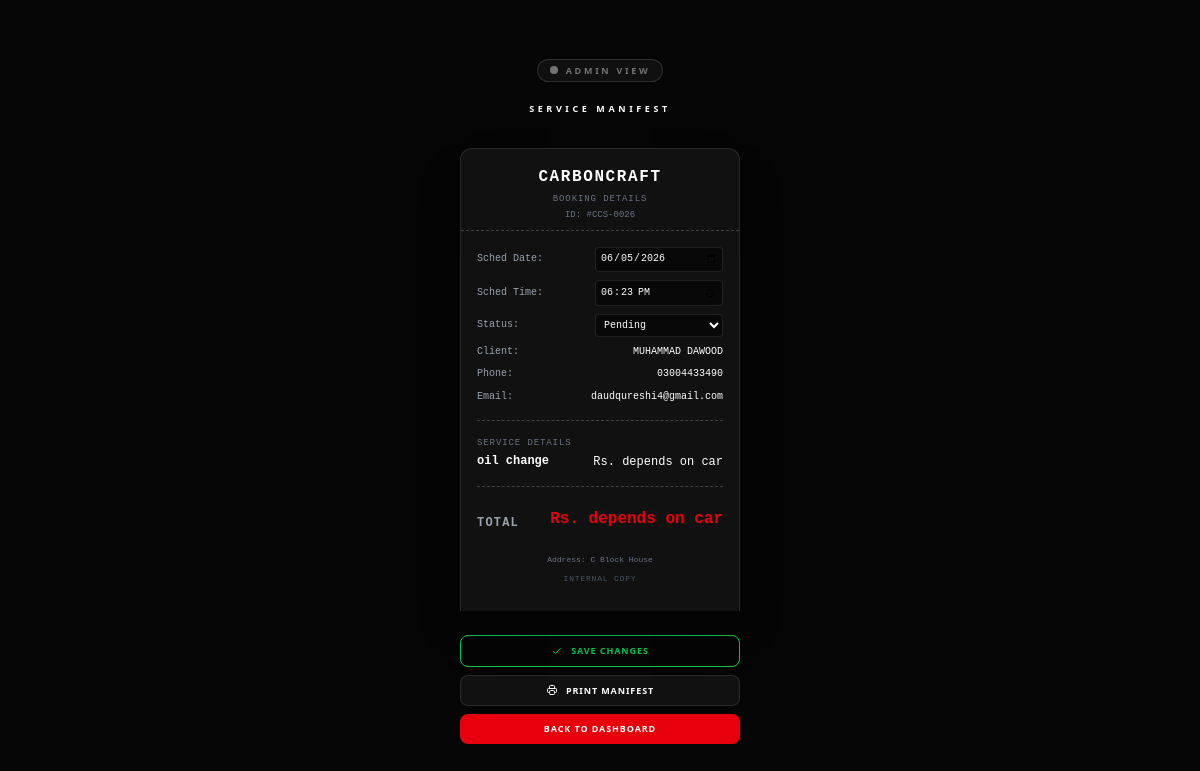
The page /adminstudio/booking/26/ (signed in) on the database its author committed.
### django_apps/services/models.py (models this page shows, shortened)
class ServiceBooking(models.Model):
    service = models.ForeignKey(Service, on_delete=models.CASCADE, related_name='bookings')
    first_name = models.CharField(max_length=100)
    last_name = models.CharField(max_length=100)
    email = models.EmailField()
    phone = models.CharField(max_length=20)
    booking_date = models.DateField()
    booking_time = models.TimeField()
    address = models.TextField()
    notes = models.TextField(blank=True, null=True)
    STATUS_CHOICES = [
        ('pending', 'Pending'),
        ('confirmed', 'Confirmed'),
        ('completed', 'Completed'),
        ('cancelled', 'Cancelled'),
    ]
    status = models.CharField(max_length=20, choices=STATUS_CHOICES, default='pending')
    created_at = models.DateTimeField(default=timezone.now)

class Service(models.Model):
    service_name = models.CharField(max_length=200)
    description = models.TextField()
    price = models.TextField(max_length = 250)
    is_available = models.BooleanField(default=True)

### django_apps/dashboard/views.py (the view, shortened to what this page needs)
# urls.py: path('booking/<int:pk>/', views.booking_detail_view, name='booking_detail'),
@user_passes_test(lambda u: u.is_staff, login_url='home')
def booking_detail_view(request, pk):
    booking = get_object_or_404(ServiceBooking, pk=pk)
    return render(request, 'booking_det.html', {'booking': booking})

### django_apps/dashboard/templates/booking_det.html (shortened to what this page needs)
{% extends "base1.html" %}
{% block content %}
{% load static tailwind_tags %}
{% load static %}
<section class="min-h-screen bg-[#050505] py-8 px-4 flex flex-col items-center justify-center font-sans">
    <div class="max-w-[280px] w-full">
        <div class="text-center mb-8 space-y-3">
            <div class="inline-flex items-center gap-2 px-3 py-1 rounded-full border border-neutral-500/30 bg-neutral-500/10 text-[9px] font-black text-neutral-500 uppercase tracking-[0.3em]">
                <span class="relative flex h-2 w-2">
                    <span class="relative inline-flex rounded-full h-2 w-2 bg-neutral-500"></span>
                </span>
                Admin View
            </div>
            <h2 class="text-[9px] uppercase tracking-[0.4em] font-black text-white mt-2">Service Manifest</h2>
        </div>
        <form method="POST" class="relative bg-[#111] border-x border-t border-white/10 shadow-2xl font-mono text-sm mx-auto" style="border-radius: 12px 12px 0 0;">
            <div class="p-4 pb-2 text-center border-b border-dashed border-white/20">
                <h3 class="text-base font-black text-white uppercase tracking-widest">CarbonCraft</h3>
                <p class="text-[9px] text-gray-500 uppercase tracking-widest mt-1">Booking Details</p>
                <p class="text-[9px] text-gray-500 mt-1">ID: #CCS-{{ booking.id|stringformat:"04d" }}</p>
            </div>
            <div class="p-4 space-y-4">
                <div class="space-y-2 border-b border-dashed border-white/20 pb-4">
                    <div class="flex justify-between items-center text-[10px] text-gray-400 mb-2">
                        <span>Sched Date:</span>
                        <input type="date" name="booking_date" value="{{ booking.booking_date|date:'Y-m-d' }}" class="bg-black/50 border border-white/10 text-white text-[10px] p-1 rounded w-32 text-right">
                    </div>
                    <div class="flex justify-between items-center text-[10px] text-gray-400 mb-2">
                        <span>Sched Time:</span>
                        <input type="time" name="booking_time" value="{{ booking.booking_time|time:'H:i' }}" class="bg-black/50 border border-white/10 text-white text-[10px] p-1 rounded w-32 text-right">
                    </div>
                    <div class="flex justify-between items-center text-[10px] text-gray-400 mb-2">
                        <span>Status:</span>
                        <select name="status" class="bg-black/50 border border-white/10 text-white text-[10px] p-1 rounded w-32 outline-none focus:border-red-600/50">
                            <option value="pending" {% if booking.status == 'pending' %}selected{% endif %}>Pending</option>
                        </select>
                    </div>
                    <div class="flex justify-between items-start text-[10px] text-gray-400">
                        <span>Client:</span>
                        <span class="text-white text-right truncate max-w-[60%]">{{ booking.first_name }} {{ booking.last_name }}</span>
                    </div>
                    <div class="flex justify-between items-start text-[10px] text-gray-400">
                        <span>Phone:</span>
                        <span class="text-white text-right">{{ booking.phone }}</span>
                    </div>
                    <div class="flex justify-between items-start text-[10px] text-gray-400">
                        <span>Email:</span>
                        <span class="text-white text-right">{{ booking.email }}</span>
                    </div>
                </div>
                <div class="space-y-2 border-b border-dashed border-white/20 pb-4">
                    <p class="text-[9px] text-gray-500 uppercase tracking-widest mb-1">Service Details</p>
                    <div class="flex justify-between items-start">
                        <span class="text-xs font-bold text-white max-w-[60%] leading-tight">{{ booking.service.title|default:booking.service.service_name }}</span>
                        <span class="text-xs text-white whitespace-nowrap">Rs. {{ booking.service.price }}</span>
                    </div>
                </div>
                <div class="flex justify-between items-end pt-1 mt-1">
                    <span class="text-xs font-bold text-gray-400 uppercase tracking-widest">Total</span>
                    <span class="text-base font-black text-red-600">Rs. {{ booking.service.price }}</span>
                </div>
                <div class="pt-2 text-center space-y-1">
                    <p class="text-[8px] text-gray-500 leading-tight">Address: {{ booking.address }}</p>
                    <p class="text-[8px] text-gray-600 uppercase tracking-widest mt-2">Internal Copy</p>
                </div>
            </div>
            <div class="h-3 w-full" style="background-image: radial-gradient(circle at 6px 0, transparent 6px, #111 7px); background-size: 12px 12px; background-repeat: repeat-x; transform: rotate(180deg); margin-top: -1px;"></div>
        </form>
        <div class="mt-6 flex flex-col gap-2 max-w-[280px] mx-auto">
            <button type="button" onclick="document.querySelector('form').submit()" class="w-full py-2 bg-green-600/20 border border-green-500/50 text-green-500 text-[9px] font-black uppercase tracking-widest rounded-lg hover:bg-green-600 hover:text-white transition-all flex items-center justify-center gap-2">
                <svg class="w-3 h-3" fill="none" stroke="currentColor" viewBox="0 0 24 24"><path stroke-linecap="round" stroke-linejoin="round" stroke-width="2" d="M5 13l4 4L19 7"></path></svg>
                Save Changes
            </button>
            <button onclick="window.print()" class="w-full py-2 bg-white/5 border border-white/10 text-white text-[9px] font-black uppercase tracking-widest rounded-lg hover:bg-white/10 transition-all flex items-center justify-center gap-2">
                Print Manifest
            </button>
            <a href="{% url 'admin_dashboard' %}" class="w-full py-2 bg-red-600 text-white text-center text-[9px] font-black uppercase tracking-widest rounded-lg hover:bg-red-700 transition-all">
                Back to Dashboard
            </a>
        </div>
    </div>
</section>
{% endblock %}

### rows shown on the page
ServiceBooking: id "0026", booking_date "06/05/2026", booking_time "18:23", status "Pending", first_name "MUHAMMAD", last_name "DAWOOD", phone "03004433490", email "daudqureshi4@gmail.com", service "oil change", service.price "depends on car", address "C Block House"
